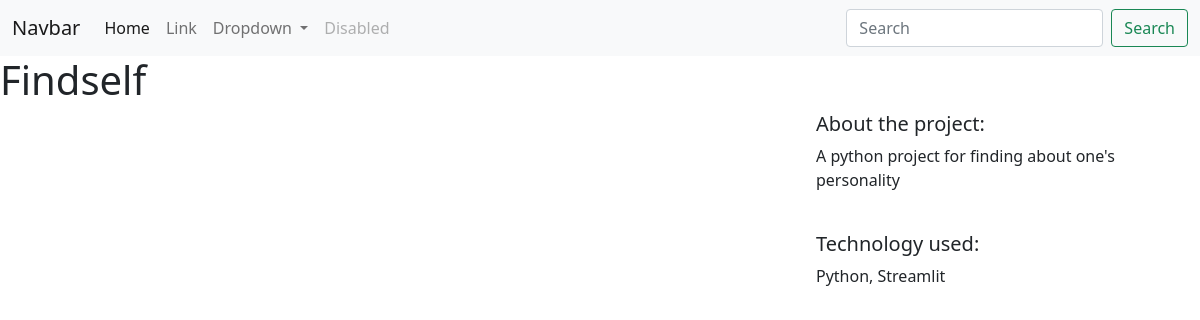
/projects/3/, run on the app's committed database.
### projects/models.py (models this page shows, shortened)
class Project(models.Model):
    title = models.CharField(max_length=100)
    description = models.TextField()
    technology = models.CharField(max_length=20)
    image = models.FileField(upload_to="project_images/", blank=True)

### projects/views.py (the view)
# urls.py: path("<int:pk>/", views.project_detail, name="project_detail"),
def project_detail(request, pk):
    project = Project.objects.get(pk=pk)
    context = {
        "project":project
    }
    return render(request, 'projects/project_detail.html', context)

### projects/templates/projects/project_detail.html (shortened to what this page needs)
{% extends "base.html" %}
{% block page_content %}
<h1>{{ project.title }}</h1>
<div class="row">
    <div class="col-md-8">
    </div>
    <div class="col-md-4">
        <h5>About the project:</h5>
        <p>{{ project.description }}</p>
        <br>
        <h5>Technology used:</h5>
        <p>{{ project.technology }}</p>
    </div>
</div>
{% endblock page_content %}

### data on the page
Project: title "Findself", description "A python project for finding about one's personality", technology "Python, Streamlit"
